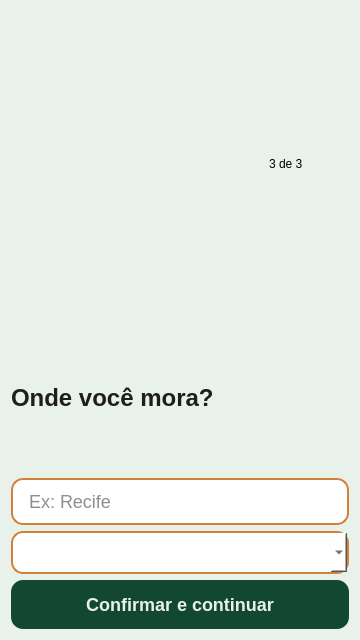
<?xml version="1.0" encoding="UTF-8"?>
<ui version="4.0">
 <class>Form</class>
 <widget class="QWidget" name="Form">
  <property name="geometry">
   <rect>
    <x>0</x>
    <y>0</y>
    <width>360</width>
    <height>640</height>
   </rect>
  </property>
  <property name="minimumSize">
   <size>
    <width>360</width>
    <height>640</height>
   </size>
  </property>
  <property name="maximumSize">
   <size>
    <width>360</width>
    <height>640</height>
   </size>
  </property>
  <property name="windowTitle">
   <string>Form</string>
  </property>
  <property name="styleSheet">
   <string notr="true">QWidget { background-color: #E9F2EA; font-family: &quot;Roboto Flex&quot;; }
QPushButton { background-color: #124831; color: #E9F2EA; font-family: &quot;Roboto Flex&quot;; font-weight: 700; font-size: 18px; border-radius: 12px; padding: 14px; border: none; }
QPushButton:hover { background-color: #0a3020; }
QLineEdit { border: 2px solid #D2813A; color: #1E1E1E; background-color: #FFFFFF; border-radius: 12px; font-size: 18px; padding: 10px 14px; }
QLineEdit:focus { border-color: #124831; }
QComboBox { border: 2px solid #D2813A; background-color: #FFFFFF; color: #1E1E1E; border-radius: 12px; font-size: 16px; padding: 9px 12px; }
QLabel#code_sent_label { font-family: &quot;Roboto Flex&quot;; font-weight: 700; font-size: 24px; color: #1E1E1E; }</string>
  </property>
  <layout class="QVBoxLayout" name="verticalLayout_2">
   <item>
    <layout class="QHBoxLayout" name="horizontalLayout_2">
     <item>
      <widget class="QLabel" name="progress1">
       <property name="text">
        <string/>
       </property>
       <property name="pixmap">
        <pixmap>images/mark-on.png</pixmap>
       </property>
      </widget>
     </item>
     <item>
      <widget class="QLabel" name="progress2">
       <property name="text">
        <string/>
       </property>
       <property name="pixmap">
        <pixmap>images/mark-on.png</pixmap>
       </property>
      </widget>
     </item>
     <item>
      <widget class="QLabel" name="progress3">
       <property name="text">
        <string/>
       </property>
       <property name="pixmap">
        <pixmap>images/mark-on.png</pixmap>
       </property>
      </widget>
     </item>
     <item>
      <widget class="QLabel" name="label_5">
       <property name="text">
        <string>3 de 3</string>
       </property>
      </widget>
     </item>
    </layout>
   </item>
   <item>
    <layout class="QVBoxLayout" name="verticalLayout">
     <item>
      <layout class="QHBoxLayout" name="horizontalLayout">
       <item>
        <layout class="QVBoxLayout" name="verticalLayout_5">
         <item>
          <widget class="QLabel" name="code_sent_label">
           <property name="text">
            <string>Onde você mora?</string>
           </property>
          </widget>
         </item>
        </layout>
       </item>
      </layout>
     </item>
     <item>
      <widget class="QLineEdit" name="town_lineedit"><property name="placeholderText"><string>Ex: Recife</string></property></widget>
     </item>
     <item>
      <widget class="QComboBox" name="state_combobox"/>
     </item>
     <item>
      <widget class="QPushButton" name="next_button">
       <property name="text">
        <string>Confirmar e continuar</string>
       </property>
       <property name="icon">
        <iconset>
         <normaloff>images/okay-icon.png</normaloff>images/okay-icon.png</iconset>
       </property>
      </widget>
     </item>
    </layout>
   </item>
  </layout>
 </widget>
 <resources/>
 <connections/>
</ui>
